Frame 1 (no input): blank canvas, image omitted
Frame 60 (the mouse pressed at the canvas centre just before this capture): blank canvas, image omitted
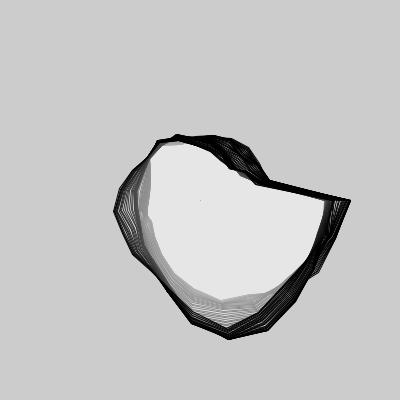
Frame 120 (the mouse held since frame 60 and released just before this capture)

The Processing sketch whose frames 1 and 60 were blank and that drew this single picture after the mouse press (run headless with seeded random() and noise(); from frame 60 on, the mouse is pressed at the canvas centre):

// Processing sketch: processing_92772
// ── processing_92772.pde

void setup ()
{
  size(400,400);
}

void drawShape(float x, float y, float r, int numberOfVertices)
{
  numberOfVertices = int(numberOfVertices);
  pushMatrix();
  translate(x,y);
  float angle = 2*PI/numberOfVertices;
  beginShape();
  for(int i = 0; i <= numberOfVertices; i++)
  {
    
    float vx = r * cos(angle * i) * noise(i == numberOfVertices? 0 : i * 0.1, frameCount * 0.01);
    float vy = r * sin(angle * i) * noise(i == numberOfVertices? 0 : i * 0.1, frameCount * 0.01);
    vertex(vx ,vy);
  }
  endShape();
  
  popMatrix();
}

void draw()
{
  fill(255, 5);
  drawShape(width/2, height/2, mouseY, mouseX / 10 + 3);
}
